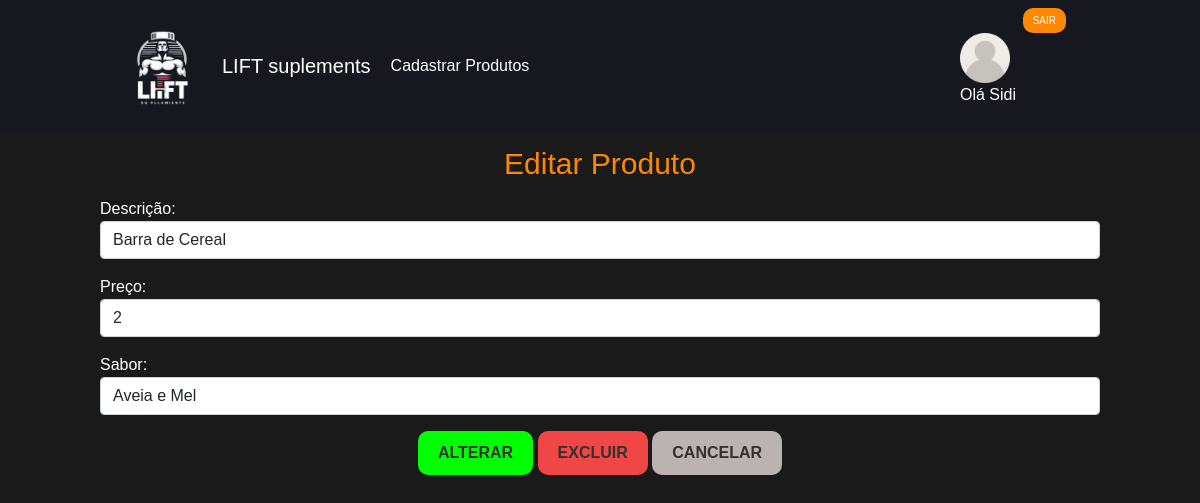
/editarProdutos.php?codigo=3 (signed in), run on the app's committed database.
### tables this page shows
CREATE TABLE `produto` (
  `codigo` int(4) NOT NULL,
  `descricao` varchar(100) NOT NULL,
  `preco` float NOT NULL,
  `sabor` varchar(100) NOT NULL
);

### conexaoBD.php (called while the page is built, shortened)
<?php
if (!function_exists('query')) {
    function query($sql)
    {
        global $conexao;
        mysqli_query($conexao, "SET CHARACTER SET utf8");
        $query = mysqli_query($conexao, $sql) or
            die(mysqli_error($conexao));
        return $query;
    }
}

### crudProdutos.php (called while the page is built, shortened)
<?php
include 'conexaoBD.php';
function mostrarProdutoAlterar($codigo)
{
    $resultados = query("SELECT * FROM produto WHERE codigo=$codigo");
    return $resultados;
}

### editarProdutos.php (the view, shortened to what this page needs)
<!doctype html>
<html lang="pt-br">
<head>
    <link href="https://cdn.jsdelivr.net/npm/bootstrap@5.0.2/dist/css/bootstrap.min.css" rel="stylesheet">
    <link rel="stylesheet" href="geral.css">
</head>
<body>
    <nav class="navbar navbar-expand-lg bg-body-tertiary" id="navbar">
        <img src="logo2.jpg" alt="" width="100" height="100">
        <div class="container-fluid">
            <a class="navbar-brand" href="home.php">LIFT suplements</a>
            <div class="container-fluid">
                <div class="collapse navbar-collapse" id="navbarSupportedContent">
                    <ul class="navbar-nav me-auto mb-2 mb-lg-0">
                        <li class="nav-item">
                            <a class="nav-link" href="cadastrarProdutos.php">Cadastrar Produtos</a>
                        </li>
                    </ul>
                    <ul class="perfil">
                        <form method="post" action="controleUsuario.php">
                            <button type="submit" name="opcao" value="Sair" class="btnsair">Sair</button>
                        </form>
                        <img src="foto.png" alt="" class="foto">
                        <div class="nome">
                            <?php
                            if (isset($_SESSION["nome"])) {
                                echo 'Olá ', $_SESSION['nome'];
                            } else {
                                header("Location: paginaLogin.php");
                            }
                            ?>
                        </div>
                    </ul>
                </div>
            </div>
    </nav>
    <div id="container">
        <?php
        include 'crudProdutos.php';
        $codigo = $_GET["codigo"];
        $resultados = mostrarProdutoAlterar($codigo);
        foreach ($resultados as $linha);
        ?>
        <form method="post" action="controleProdutos.php">
            <form method="post" action="controleProdutos.php">
                <h1>Editar Produto</h1>
                <div class="mb-3">
                    <label for="descricao">Descrição:</label>
                    <input type="text" class="form-control" name="descricao" id="descricao" value="<?=
                                                                                                    $linha['descricao'] ?>">
                </div>
                <div class="mb-3">
                    <label for="preco">Preço:</label>
                    <input type="number" step=0.01 class="form-control" name="preco" id="preco" value="<?=
                                                                                                        $linha['preco'] ?>">
                </div>
                <div class="mb-3">
                    <label for="sabor">Sabor:</label>
                    <input type="text" class="form-control" name="sabor" id="sabor" value="<?=
                                                                                            $linha['sabor'] ?>">
                </div>
                <div id="center">
                    <button type="submit" class="btn btn-primary" name="opcao" value="Alterar" id="btnalt"><strong>Alterar</strong></button>
                    <button type="submit" class="btn btn-danger" name="opcao" value="Excluir" id="btnexc"><strong>Excluir</strong></button>
                    <a class="btn btn-light" href="home.php" id="btncanc"><strong>Cancelar</strong></a>
                </div>
            </form>
    </div>
</body>
</html>

### geral.css (style rules this page uses)
body { background-color: #1a1a1a; color: #fff; font-family: Helvetica, Arial, sans-serif; }
.navbar-nav .nav-link { color: #fff; }
.btn { background-color: #ff8800; color: #fff; border: none; padding: 10px 20px; border-radius: 10px; text-transform: uppercase; cursor: pointer; }
h1 { color: #ff8800; margin: auto; text-align: center; font-size: 30px; margin-top: 15px; margin-bottom: 15px; }
img { margin: auto; margin-left: 110px; }
.navbar-brand { margin: auto; color: #fff; }
.perfil { margin-right: 110px; border-radius: 50%; }
.foto { width: 50px; height: 50px; margin: auto; }
.btnsair { background-color: #ff8800; color: #fff; border: none; padding: 5px 10px; border-radius: 10px; text-transform: uppercase; cursor: pointer; font-size: 10px; float: right; margin-left: 20px; }
.nome { margin-right: 50px; text-align: left; }
#navbar { background-color: #17171f; }
#container { width: 1000px; margin: auto; }
#btnalt { background-color: #00ff00; color: #313131; }
#btnexc { background-color: #f04646; color: #313131; }
#btncanc { background-color: #bbb2b2; color: #313131; }
#center { text-align: center; }

### data on the page
produto: descricao "Barra de Cereal", preco "2", sabor "Aveia e Mel"

### other printed values
$_SESSION['nome'] "Sidi"
